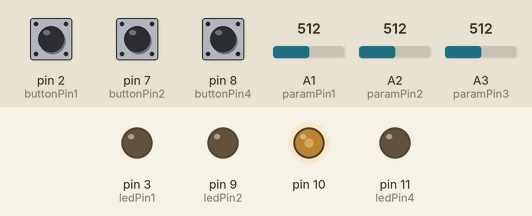
Bench run of a sketch on a simulated Arduino Uno, built with avr-gcc and run on an emulated ATmega328P. On the bench: output pins drawn as LEDs (lit = HIGH). The inputs (shaded band) are chosen by the test bench; at power-on: A3 (paramPin3) = 512, pin 7 (buttonPin2) LOW, pin 2 (buttonPin1) LOW, pin 8 (buttonPin4) LOW, A1 (paramPin1) = 512, A2 (paramPin2) = 512.

Above: at 1.29 s.
1.3 s: A3 (paramPin3) set to 716
4.3 s: pin 7 (buttonPin2) pulled HIGH for 3.2 s
At 8.9 s:
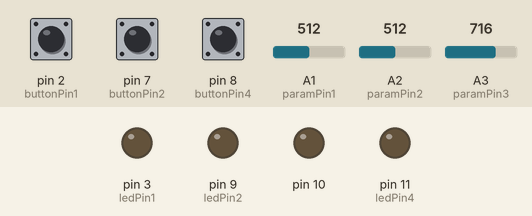
9.0 s: pin 2 (buttonPin1) pulled HIGH for 0.15 s
At 9.15 s:
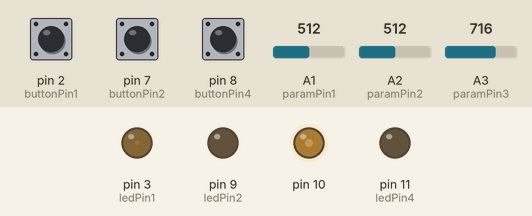
12.0 s: pin 2 (buttonPin1) pulled HIGH for 1 s
At 14.0 s:
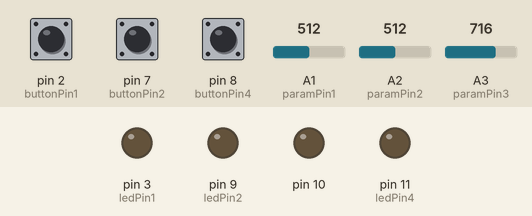
15.0 s: pin 2 (buttonPin1) pulled HIGH for 3.2 s
At 15.76 s:
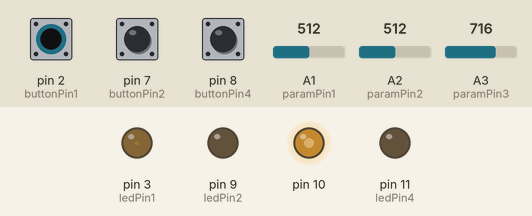
Timing chart, 0 to 20.7 s (numbered marks = the images above; inputs shaded):
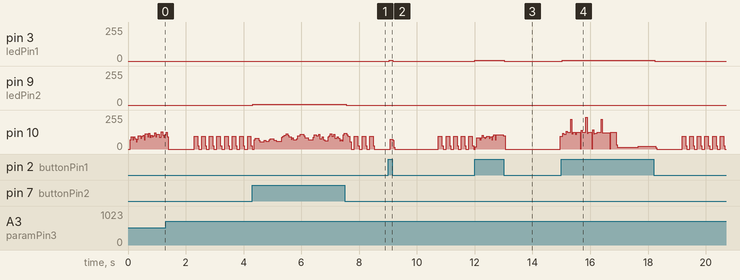

The sketch:

oneLineSynthNoGuino.ino
```cpp
// algorithminator
// author: jakeybob
// date created | modified : 1/11/11 | 4/11/11
// hardware: arduino Uno
//
// This code outputs algorithmic audio. There are 8 different algorithms to choose from,
// selected by the user via three toggle switches/LEDs in a binary display setup. Additionally,
// up to three parameters in each algorithm can be adjusted on the fly by the user, using
// three potentiometers. (rocker switches would probably be better, but I had pots ;)
//
// This program was inspired by this blogpost and related videos etc:
// http://countercomplex.blogspot.com/2011/10/algorithmic-symphonies-from-one-line-of.html
//
// Code that has been reused is enclosed by "// <code>" tags, with a link or credit to the source.
//
// Hardware setup:
// 3 toggle switches connected to pins 2, 7, 8; switching in either 5V or 10k-to-ground resistors
//     > these switches are used to choose the audio preset that's currently playing
// 3 LEDs connected to pins 3, 9, 11; with a 100R resistor in series to ground (I'm using blue-green
// LEDs http://uk.farnell.com/jsp/search/productdetail.jsp?SKU=1581173)
//    > these are used to show the current audio preset. Not strictly necessary as the position of the
//      toggles shows the same info
// 3 pots (10k) with wipers connected to pins 1, 2, 3
//    > these are used to adjust values in the algorithms up and down
// 1 volume pot (10k) connected to audio output (pin 10)
//    > I've connected a 330R resistor from the input (i.e. pin 10) to the wiper to mess with  the volume
//      taper a bit. Easier to just use a smaller pot, but I only had 10k in this size.
// 1 output toggle switch connected to the volume pot output
// 1 stero socekt (3.5mm) connected to output toggle switch
// 1 micro dynamic speaker connected to output toggle switch (http://uk.farnell.com/jsp/search/productdetail.jsp?SKU=1502729)

const int buttonPin1 = 2;
const int buttonPin2 = 7;
const int buttonPin4 = 8;

const int ledPin1 = 3;
const int ledPin2 = 9;
const int ledPin4 = 11;

const int paramPin1 = 1;
const int paramPin2 = 2;
const int paramPin3 = 3;


const int brightness = 7; // LED brightness = quite low to avoid eye strain when looking at device

int ones; int twos; int fours; int number;
int param1; int param2; int param3;

void setup(){

  // <code> from arduino forum user "jmknapp"
  // http://www.arduino.cc/cgi-bin/yabb2/YaBB.pl?num=1208715493/11
  //
  // defines for setting and clearing register bits
  #ifndef cbi
  #define cbi(sfr, bit) (_SFR_BYTE(sfr) &= ~_BV(bit))
  #endif
  #ifndef sbi
  #define sbi(sfr, bit) (_SFR_BYTE(sfr) |= _BV(bit))
  #endif
  // set prescale to 16
  sbi(ADCSRA,ADPS2);
  cbi(ADCSRA,ADPS1);
  cbi(ADCSRA,ADPS0);
  //
  // </code>


  // setup pins
  pinMode(buttonPin1, INPUT);
  pinMode(buttonPin2, INPUT);
  pinMode(buttonPin4, INPUT);
  pinMode(ledPin1, OUTPUT);
  pinMode(ledPin2, OUTPUT);
  pinMode(ledPin4, OUTPUT);

  // <code> from Arduino forum user "stimmer"
  // http://arduino.cc/forum/index.php?topic=74123.0
  TCCR1B = (TCCR1B & 0xf8) | 1;
  analogWrite(10,1);
  // </code>

}


void loop(){

  long v;
  for(long t=0;;t++)
  {
    // keep the speed up by only polling buttons / pots once every 500 loops
    if (t % 500 == 0){
    number = getNumber();
    getParams();
    }

      // play appropriate audio depending on user selected preset
      switch (number){

        case 0:
        putb(
        (t + param1) * ((t>>12|t>>(8 + param2))& (63 + param3) & t>>4 )        // by viznut
        );
        break;

        case 1:
        putb(
        (t|(t>>(9 + param1)|t>>(7 + param2)))*t&(t>>(11 + param3)|t>>9)        // by red
        );
        break;

        case 2:
        putb(
        ((-t&4095)*(255&t*(t&t>>13))>>12)+(127&t*(234&t>>(8 + param1)&t>>3)>>((3 + param2)&t>>(14 + param3)))   // by tejeez
        );
        break;

        case 3:
        putb(
        t*(t>>(11 + param1)&t>>(8 + param2)&123&t>>(3 + param3))                                                // by tejeez
        );
        break;

        case 4:
        putb(
        t*((t>>(9 + param1)|t>>(13 + param2))&25&t>>(6 + param3))                                               // by visy
        );
        break;

        case 5:
        putb(
        ((t*(t>>(8 + param1)|t>>9)&46&t>>(8 + param2)))^(t&t>>(13 + param3)|t>>6)                               // by xpansive
        );
        break;

        case 6:
        putb(
        ((t&4096)?((t*(t^t%255)|(t>>(4 + param1)))>>1):(t>>(3 + param2))|((t&8192)?t<<(2 + param3):t))          // by skurk (raer's version)
        );
        break;

        case 7:
        putb(
        (t*((4 + param1)|7&t>>13)>>((~t>>11)&1)&128) + ((t)*(t>>(11 + param2)&t>>13)*((~t>>(9 + param3))&3)&127) // by stimmer
        );
        break;

        default:
        // play crappy error buzz if "number" input not integer between 0 and 7
        putb(30*t);

      }

  }

}


int getNumber(){

  ones = digitalRead(buttonPin1);
  twos = digitalRead(buttonPin2);
  fours = digitalRead(buttonPin4);

  // check ones toggle
  if (ones == HIGH){
    analogWrite(ledPin1, brightness);
  }
  else{
   digitalWrite(ledPin1, LOW);
  }

  // check twos toggle
  if (twos == HIGH){
    analogWrite(ledPin2, brightness);
  }
  else{
   digitalWrite(ledPin2, LOW);
  }

  // check fours toggle
  if (fours == HIGH){
    analogWrite(ledPin4, brightness);
  }
  else{
   digitalWrite(ledPin4, LOW);
  }

  number = ones + 2*twos + 4*fours;
}


void getParams(){
  // read in pot values and resolve to 5 integer values around zero
  param1 = (analogRead(paramPin1)/205) - 2;
  param2 = (analogRead(paramPin2)/205) - 2;
  param3 = (analogRead(paramPin3)/205) - 2;
}


// <code> from Arduino forum user "stimmer"
// http://arduino.cc/forum/index.php?topic=74123.0
void putb(byte b)
{
  static long m;
  long t;
  while((t=micros())-m < 125);
  m=t;

  OCR1B=b;
}
// </code>
```

Measured:
- after the input at 4.3 s, pin 9 (ledPin2): 0/255 → 7/255 at once, → 0/255 3.2 s later
- after the input at 9.0 s, pin 3 (ledPin1): 0/255 → 7/255 at once, → 0/255 0.13 s later
- after the input at 12.0 s, pin 3 (ledPin1): 0/255 → 7/255 at once, → 0/255 1.0 s later
- after the input at 15.0 s, pin 3 (ledPin1): 0/255 → 7/255 at once, → 0/255 3.2 s later
